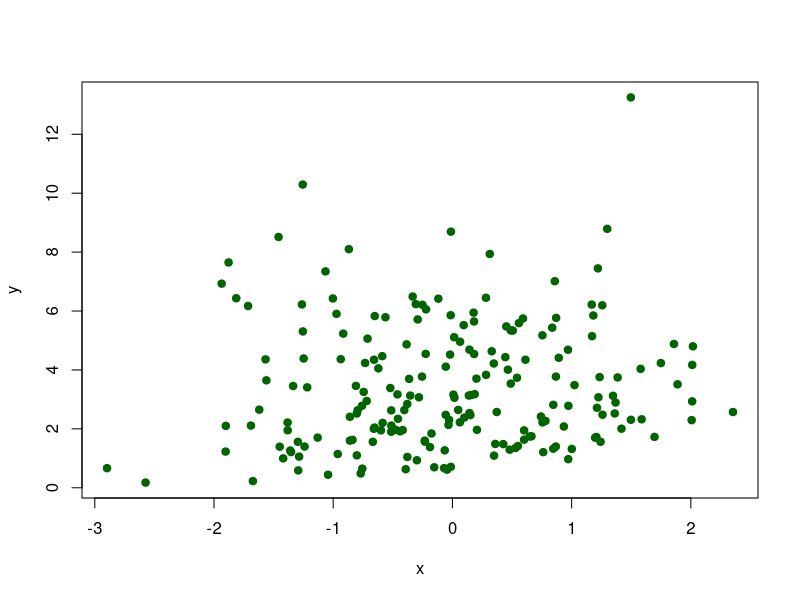

Write the R code that produced this figure.
## ---- chunk 1
beta0 <- 0.5
beta1 <- 0.3
n <- 200
u <- rchisq(n, df = 3)
x <- rnorm(n)
y <- beta0 + beta1 * x + u
plot(x, y, pch = 19, col = "darkgreen")
